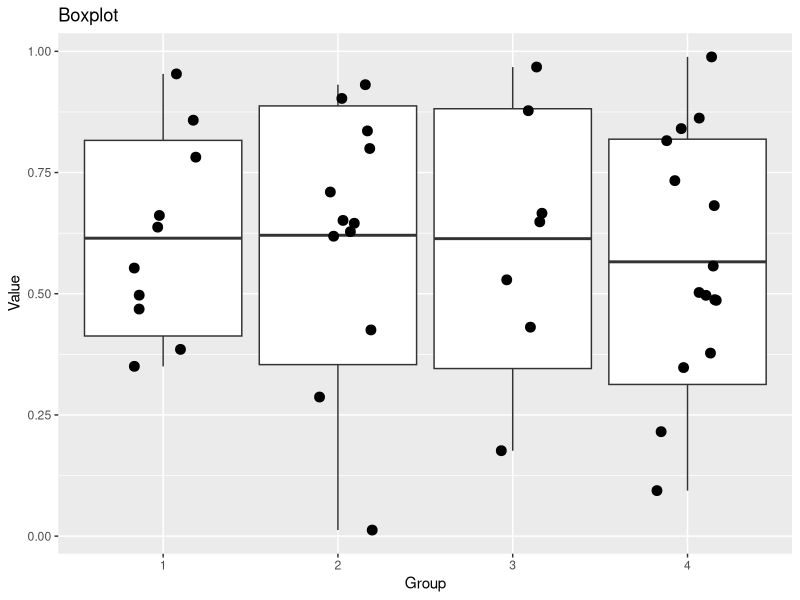

Recreate this plot in R.
## ---- chunk 1
# make this an external chunk that can be included in any file
library(knitr)
options(width = 72)
opts_chunk$set(message = F, error = F, warning = F, comment = NA, fig.align = 'center', dpi = 100, tidy = F, cache.path = '.cache/', fig.path = 'figure/')

options(xtable.type = 'html')
knit_hooks$set(inline = function(x) {
  if(is.numeric(x)) {
    round(x, getOption('digits'))
  } else {
    paste(as.character(x), collapse = ', ')
  }
})
knit_hooks$set(plot = knitr:::hook_plot_html)
## ---- chunk 2
library(ggplot2)
 
# create fictitious data
a <- runif(10)
b <- runif(12)
c <- runif(7)
d <- runif(15)
 
# data groups
group <- factor(rep(1:4, c(10, 12, 7, 15)))
 
# dataframe
mydata <- data.frame(c(a,b,c,d), group)
names(mydata) <- c("value", "group")
 
# function for computing mean, DS, max and min values
min.mean.sd.max <- function(x) {
  r <- c(min(x), mean(x) - sd(x), mean(x), mean(x) + sd(x), max(x))
  names(r) <- c("ymin", "lower", "middle", "upper", "ymax")
  r
}
 
# ggplot code
p1 <- ggplot(aes(y = value, x = factor(group)), data = mydata)
p1 <- p1 + stat_summary(fun.data = min.mean.sd.max, geom = "boxplot") + geom_jitter(position=position_jitter(width=.2), size=3) + ggtitle("Boxplot") + xlab("Group") + ylab("Value")

p1

